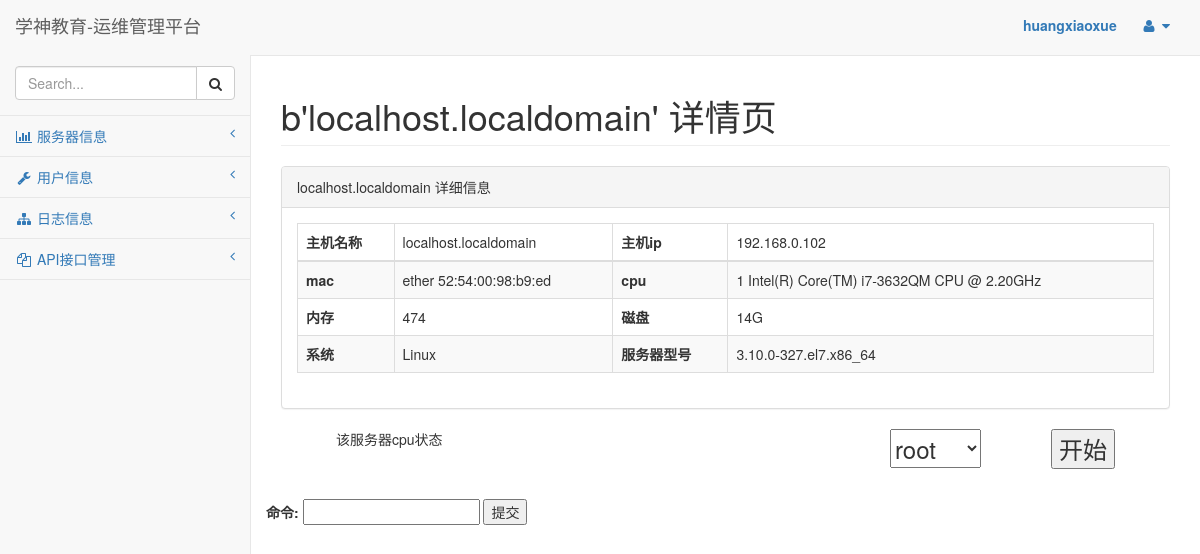
The page /service/content/1 (signed in) on the database its author committed.
### Service/models.py (models this page shows)
class Service(models.Model):
    host = models.CharField(max_length=32,verbose_name="主机名称")
    ip = models.CharField(max_length=32,verbose_name="主机ip")
    mac = models.CharField(max_length=32,verbose_name="mac")
    cpu = models.CharField(max_length=32,verbose_name="cpu")
    mem = models.CharField(max_length=32,verbose_name="内存")
    disk = models.CharField(max_length=32,verbose_name="磁盘")
    system = models.CharField(max_length=32,verbose_name="系统")
    model = models.CharField(max_length=32,verbose_name="服务器型号")

### Service/views.py (the view)
# urls.py: url(r'content/(?P<ids>\d{1,3})', content),
def content(request,ids):
    service_data = Service.objects.get(id = int(ids))
    user_list = ServerUser.objects.filter(serviceid=ids)
    hostname = service_data.host.strip()
    statue = "%s 详情页"%hostname.encode("utf-8")
    host_data = {
        "host_name":service_data.host,
        "ip":service_data.ip,
        "mac":service_data.mac,
        "cpu":service_data.cpu,
        "mem":service_data.mem,
        "disk":service_data.disk,
        "system":service_data.system,
        "model":service_data.model,
        "id":service_data.id
    }
    return render_to_response("server_content.html",locals())

### template/server_content.html (shortened to what this page needs)
{% extends "base.html" %}
{% block 'content' %}
    <div class="row">
                <div class="col-lg-12">
                    <div class="panel panel-default">
                        <div class="panel-heading" id="service" attr="{{ host_data.id }}">
                            {{ host_data.host_name }} 详细信息
                        </div>
                        <div class="panel-body">
                            <div class="table-responsive">
                                <table class="table table-striped table-bordered table-hover">
                                    <thead>
                                        <tr>
                                            <th>主机名称</th>
                                            <td>{{ host_data.host_name }}</td>
                                            <th>主机ip</th>
                                            <td>{{ host_data.ip }}</td>
                                        </tr>
                                    </thead>
                                    <tbody>
                                        <tr>
                                            <th>mac</th>
                                            <td>{{ host_data.mac }}</td>
                                            <th>cpu</th>
                                            <td>{{ host_data.cpu }}</td>
                                        </tr>
                                        <tr>
                                            <th>内存</th>
                                            <td>{{ host_data.mem }}</td>
                                            <th>磁盘</th>
                                            <td>{{ host_data.disk }}</td>
                                        </tr>
                                        <tr>
                                            <th>系统</th>
                                            <td>{{ host_data.system }}</td>
                                            <th>服务器型号</th>
                                            <td>{{ host_data.model }}</td>
                                        </tr>
                                    </tbody>
                                </table>
                            </div>
                        </div>
                    </div>
                </div>
            </div>
    <div class="row">
        <span style="margin-left: 70px;">
            该服务器cpu状态
        </span>
        <button style="float: right; margin-right: 70px;font-size: 24px;" id="start">
            开始
        </button>
        <select class="selectpicker" style="float: right; margin-right: 70px;font-size: 24px;" id="select">
            {% for user in user_list %}
                <option value ="{{ user.id }}" style="font-size: 24px;">{{ user.serverUserName }}</option>
            {% endfor %}
        </select>
    </div>
    <div class="panel-body">
    </div>
    <div class="row">
        <form method="get">
            <label>
                命令:
            </label>
            <input type="text" name="command" id="command">
            <input type="button" value="提交" id="submitCommand">
        </form>
    </div>
{% endblock %}

### rows shown on the page
Service: host_name "localhost.localdomain", ip "192.168.0.102", mac "ether 52:54:00:98:b9:ed", cpu "1 Intel(R) Core(TM) i7-3632QM CPU @ 2.20GHz", mem "474", disk "14G", system "Linux", model "3.10.0-327.el7.x86_64"

### other values the page prints
{{ request.session.username }} "huangxiaoxue"
{{ statue }} "b'localhost.localdomain' 详情页"
form field value "root"
